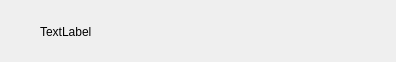
<?xml version="1.0" encoding="UTF-8"?>
<ui version="4.0">
 <class>TipWin</class>
 <widget class="QDialog" name="TipWin">
  <property name="geometry">
   <rect>
    <x>0</x>
    <y>0</y>
    <width>396</width>
    <height>62</height>
   </rect>
  </property>
  <property name="windowTitle">
   <string>TipWin</string>
  </property>
  <widget class="QLabel" name="labTip">
   <property name="geometry">
    <rect>
     <x>40</x>
     <y>22</y>
     <width>321</width>
     <height>20</height>
    </rect>
   </property>
   <property name="text">
    <string>TextLabel</string>
   </property>
  </widget>
 </widget>
 <layoutdefault spacing="6" margin="11"/>
 <resources/>
 <connections/>
</ui>
